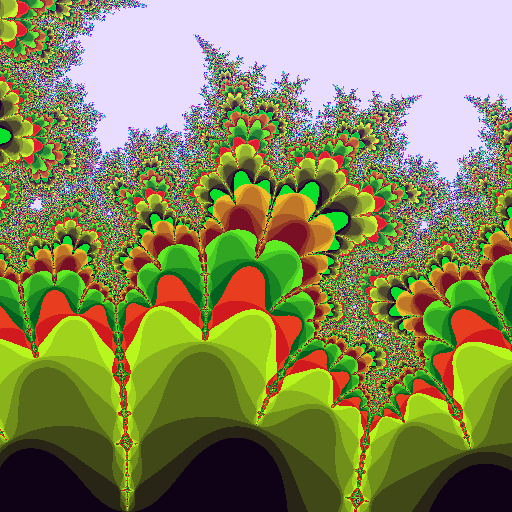

Generate this figure with Python:
# Mandelbrot Set
# Kevin Xie CS550 

from PIL import Image

imgx,imgy=512,512 # IMAGE DIMENSIONS
tmax=256 # MAXIMUM ITERATIONS
xa,xb=-0.7499824459876544,-0.7495954089506173
ya,yb=0.02517525077160492,0.025562287808641955

image = Image.new("RGB",(imgx,imgy)) # CREATES IMAGE ACCORDING TO DIMENSIONS

for x in range(imgx): 
	cx=(x*(xb-xa)/(imgx-1)+xa)
	for y in range(imgy): # CYCLE THROUGH EACH PIXEL
		cy=(y*(yb-ya)/(imgy-1)+ya)
		zi, zx = 0, 0 # RESETS VARIABLS (Zn and ITERATION NUM.)
		for t in range(tmax):
			absz=float(((zx**2)+(zi**2))**0.5) # CALCULATES abs(Zn+1) acc. PDF
			if absz>=2.0: # IF abs(Zn+1)>=2, THEN Z HAS ESCAPED
				break
			zx,zi=float((zx*zx-zi*zi)+cx),float((zi*zx+zx*zi)+cy) # CALCULATES Zn+1 acc. PDF
		R,G,B=(t*24)%256,(t*35)%256,t
		image.putpixel((x,y),(R,G,B)) # GLOWY MANDELBROT EFFECT

image.save("mandelbrot.png") # SAVES IMAGE